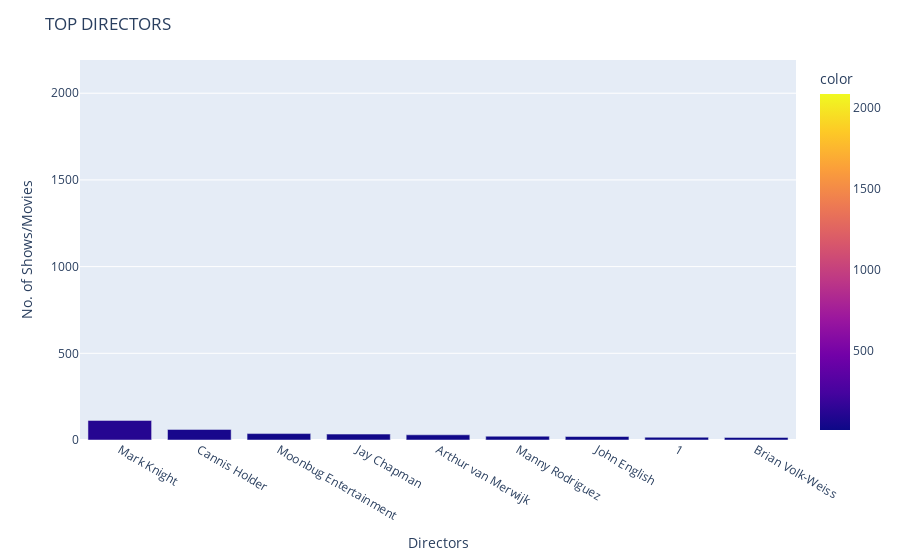

Here is the notebook cell this chart was saved with:
### Code cell
td = px.bar(x = [i[0] for i in topdirectors],y = [i[1] for i in topdirectors],color=[i[1] for i in topdirectors])
td.update_layout(title = 'TOP DIRECTORS',xaxis_title = 'Directors',yaxis_title = 'No. of Shows/Movies')

### Figure 1 — Plotly figure (JSON) as saved in the notebook; plotly's stock layout.template omitted (floating-point values rounded to 4 significant figures)
{"data": [{"alignmentgroup": "True", "hovertemplate": "x=%{x}<br>y=%{y}<br>color=%{marker.color}<extra></extra>", "legendgroup": "", "marker": {"color": [2082, 113, 61, 37, 34, 30, 22, 20, 16, 15], "coloraxis": "coloraxis", "pattern": {"shape": ""}}, "name": "", "offsetgroup": "", "orientation": "v", "showlegend": false, "textposition": "auto", "type": "bar", "x": [null, "Mark Knight", "Cannis Holder", "Moonbug Entertainment", "Jay Chapman", "Arthur van Merwijk", "Manny Rodriguez", "John English", "1", "Brian Volk-Weiss"], "xaxis": "x", "y": [2082, 113, 61, 37, 34, 30, 22, 20, 16, 15], "yaxis": "y"}], "layout": {"barmode": "relative", "coloraxis": {"colorbar": {"title": {"text": "color"}}, "colorscale": [[0, "#0d0887"], [0.1111, "#46039f"], [0.2222, "#7201a8"], [0.3333, "#9c179e"], [0.4444, "#bd3786"], [0.5556, "#d8576b"], [0.6667, "#ed7953"], [0.7778, "#fb9f3a"], [0.8889, "#fdca26"], [1, "#f0f921"]]}, "legend": {"tracegroupgap": 0}, "margin": {"t": 60}, "title": {"text": "TOP DIRECTORS"}, "xaxis": {"anchor": "y", "domain": [0, 1], "title": {"text": "Directors"}}, "yaxis": {"anchor": "x", "domain": [0, 1], "title": {"text": "No. of Shows/Movies"}}}}
